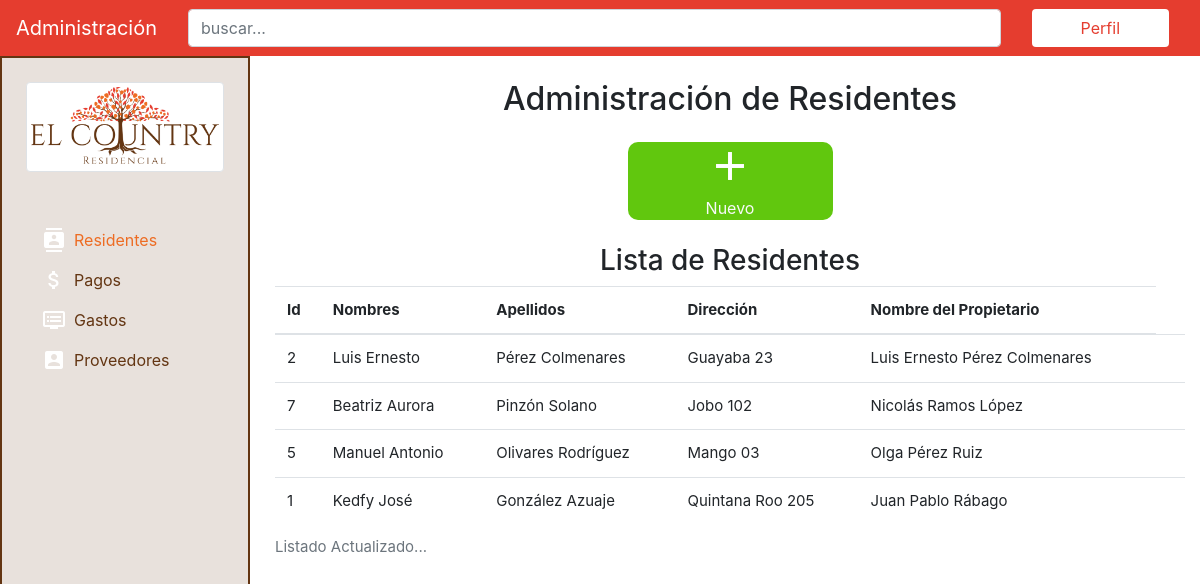
The page /residents/ on the database as committed earlier.
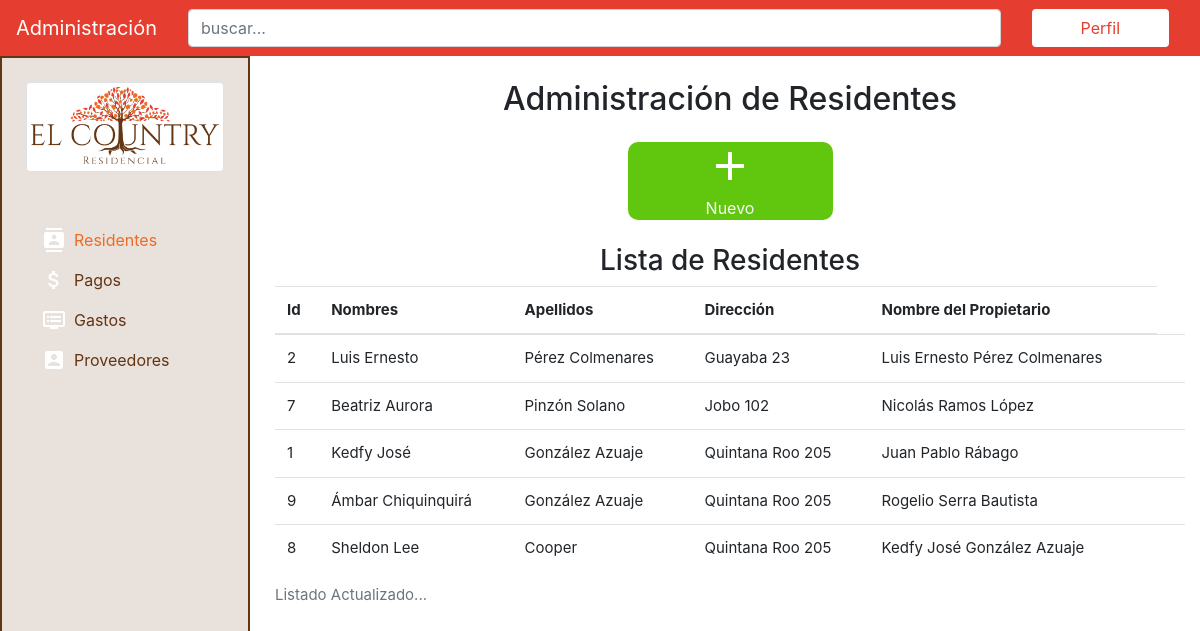
The same page on the database as committed later.
### residents/models.py (models this page shows, shortened)
class Residents(models.Model):
    name = models.CharField(max_length=50, verbose_name="nombre")
    lastname = models.CharField(max_length=50, verbose_name="apellido")
    address = models.CharField(max_length=100, verbose_name="dirección")
    phone_number = models.CharField(max_length=10, verbose_name="número telefónico", blank=True)
    email = models.EmailField(verbose_name="correo electrónico")
    type_of_property = models.CharField(max_length=50, verbose_name="tipo de inmueble")
    owner_name = models.CharField(max_length=100, verbose_name="nombre del propietario")
    owner_phone_number = models.CharField(max_length=10, verbose_name="número telefónico del propietario", blank=True)
    class Meta:
        verbose_name = "Residente"
        verbose_name_plural = "Residentes"
        ordering = ['-lastname']

### residents/views.py (the view)
# urls.py: path('', ResidentsListView.as_view(), name='residents'),
class ResidentsListView(ListView):
    model = Residents

### residents/templates/residents/residents_list.html (shortened to what this page needs)
{% extends 'core/base.html' %}{%block title%}Residentes{% endblock %} {% block content%}
<main class="pt-4">
    <div class="container">
        <h2 class="text-center mb-4">Administración de Residentes</h2>
        <div class="row text-center panel justify-content-center align-middle">
            <div class="col-lg-3 col-md-6 col-12">
                <div class="boton bg-success d-flex align-items-center justify-content-center">
                    <a href="{% url 'residents:create' %}" class="text-light">
                        <i class="material-icons">add</i>
                        <p class="m-0">Nuevo</p>
                    </a>
                </div>
            </div>
        </div>
        <h3 class="text-center mt-4">Lista de Residentes</h3>
        <table class="table">
            <caption>Listado Actualizado...</caption>
            <thead>
                <tr>
                    <th scope="col">Id</th>
                    <th scope="col">Nombres</th>
                    <th scope="col">Apellidos</th>
                    <th scope="col">Dirección</th>
                    <th scope="col">Nombre del Propietario</th>
                </tr>
            </thead>
            <tbody>
                {% if residents_list %} {% for resident in residents_list %}
                <tr>
                    <td>{{ resident.id }}</td>
                    <td>{{ resident.name}}</td>
                    <td>{{ resident.lastname }}</td>
                    <td>{{ resident.address}}</td>
                    <td>{{ resident.owner_name }}</td>
                    <td>
                    </td>
                </tr>
                {% endfor %} {% else %}
                <p>No hay residentes registrados</p>
                {% endif %}
            </tbody>
        </table>
    </div>
</main>
{% endblock %}

### core/templates/core/base.html (shortened to what this page needs)
<!doctype html>
<html lang="en">
<head>
    {% load static %}
    <link rel="stylesheet" href="https://stackpath.bootstrapcdn.com/bootstrap/4.1.0/css/bootstrap.min.css">
    <link rel="stylesheet" href="{% static 'core/css/styles.css' %}">
</head>
<body>
    <nav class="navbar bd-navbar navbar-expand-lg navbar-dark barra-principal">
        <a href="#" class="navbar-brand">Administración</a>
        <div class="collapse navbar-collapse" id="navegacion">
            <div class="container">
                <div class="row">
                    <div class="col">
                        <form action="#" class="my-2 my-lg-0">
                            <input class="form-control" type="search" placeholder="buscar...">
                        </form>
                    </div>
                    <div class="col-sm-2 text-right">
                        <a href="#" class="btn btn-profile px-5 text-light">Perfil</a>
                    </div>
                </div>
            </div>
        </div>
    </nav>
    <aside class="barra-lateral p-4">
        <img class="img-thumbnail" src="{% static 'core/img/logo.png'%}" alt="">
        <ul class="nav flex-column mt-5">
            <li class="nav-item">
                <a href="{% url 'residents:residents'%}" class="nav-link  d-flex align-items-center {% if request.path == '/residents/' %}active{% endif %}">
                    <i class="material-icons mr-2">contacts</i> Residentes
                </a>
            </li>
            <li class="nav-item">
                <a href="{% url 'payments'%}" class="nav-link  d-flex align-items-center {% if request.path == '/payments/' %}active{% endif %}">
                    <i class="material-icons mr-2">attach_money</i> Pagos
                </a>
            </li>
            <li class="nav-item">
                <a href="{% url 'expenses'%}" class="nav-link  d-flex align-items-center {% if request.path == '/expenses/' %}active{% endif %}">
                    <i class="material-icons mr-2">dvr</i> Gastos
                </a>
            </li>
            <li class="nav-item">
                <a href="{% url 'providers'%}" class="nav-link  d-flex align-items-center {% if request.path == '/providers/' %}active{% endif %}">
                    <i class="material-icons mr-2">account_box</i> Proveedores
                </a>
            </li>
        </ul>
    </aside>
    {% block content%}{% endblock%}
</body>
</html>

### core/static/core/css/styles.css (style rules this page uses)
:root { --primero: #8bc34a; --segundo: #03a9f4; --tercero: #ab47bc; --cuarto: #ffb300; --gris: #ecf0f5; --azul: #25476a; }
html { height: 100%; }
body { min-height: 100%; }
.bg-success, .btn-success { background-color: #61c70e!important; }
.btn-profile { background-color: white; color: #e53d2f!important; }
.bd-navbar { position: sticky; position: -webkit-sticky; top: 0; z-index: 1100; }
aside { width: 250px; height: 100%; position: fixed; margin-top: 56px; top: 0; bottom: 0; aside: 100; }
main { margin-left: 260px; position: relative; left: 0; min-height: 100%; }
.boton { min-height: 40px; border-radius: 10px; ; }
.boton i { font-size: 3rem; }
.active { color: #ed6c23!important; }
.table { font-size: 15px; }
.barra-principal { background-color: #e53d2f; }
.barra-lateral { background-color: #63351225; border: solid 2px #633512; }
.nav-link { color: #633512; }
.material-icons { color: white; }

Rows that differ between the two databases and show on the page:
removed Residents: id "5", name "Manuel Antonio", lastname "Olivares Rodríguez", address "Mango 03", owner_name "Olga Pérez Ruiz"
added Residents: id "9", name "Ámbar Chiquinquirá", lastname "González Azuaje", address "Quintana Roo 205", owner_name "Rogelio Serra Bautista"
added Residents: id "8", name "Sheldon Lee", lastname "Cooper", address "Quintana Roo 205", owner_name "Kedfy José González Azuaje"
